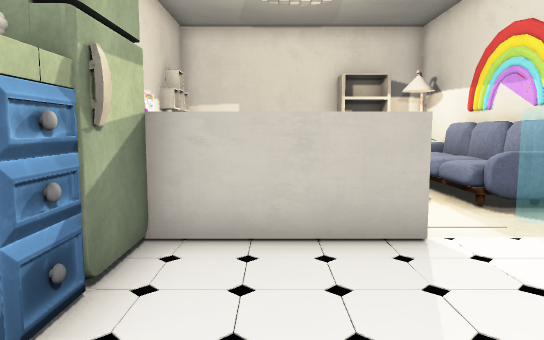
View 1 (above)

16 first-person views from a walk through a scene from a Unity 3-D project. The camera is 1.3 m above the floor, tilts 6° down and sees 70° across. The floor is counted in squares, 0.9 m on a side. Each view is taken from the middle of a square. On the plan, view 1 faces up. The plan holds only what a view shows up to about 17 squares ahead; the rest is blank. The place goes on beyond the plan. The player is left out. Some surface patterns are stand-ins.

View 2
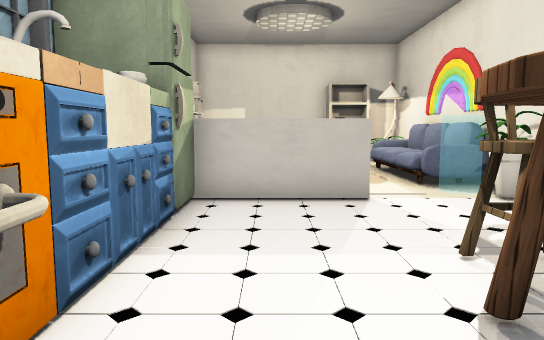

View 3
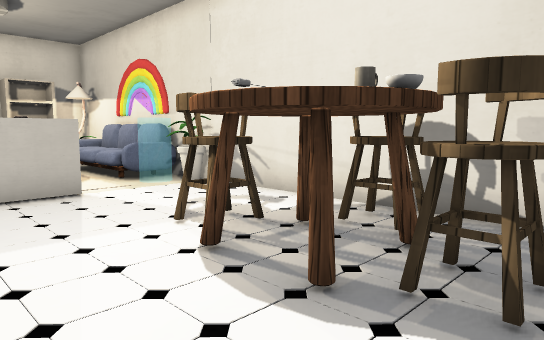

View 4
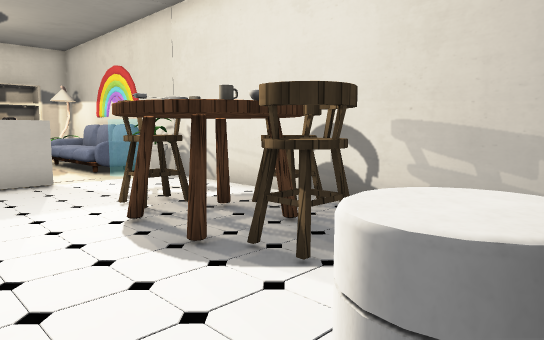

View 5
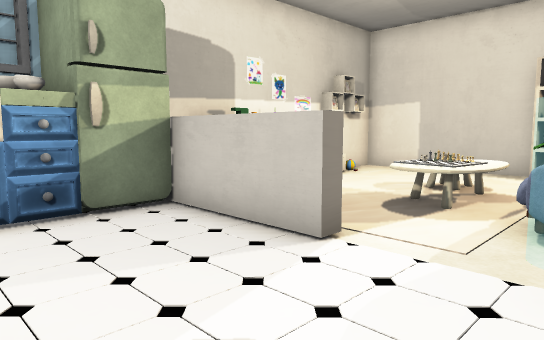

View 6
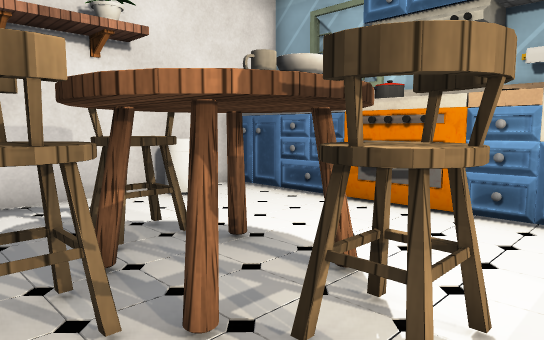

View 7
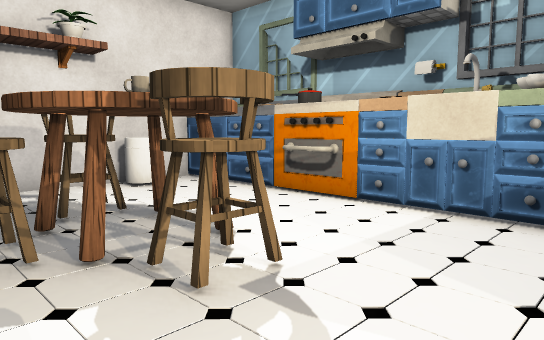

View 8
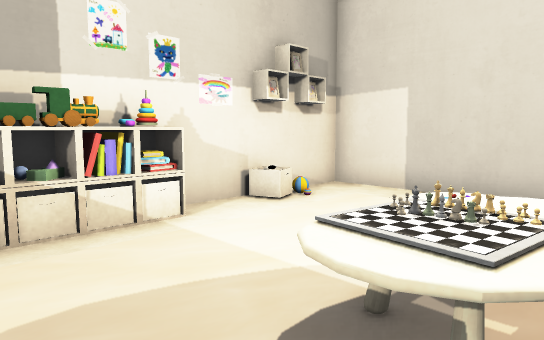

View 9
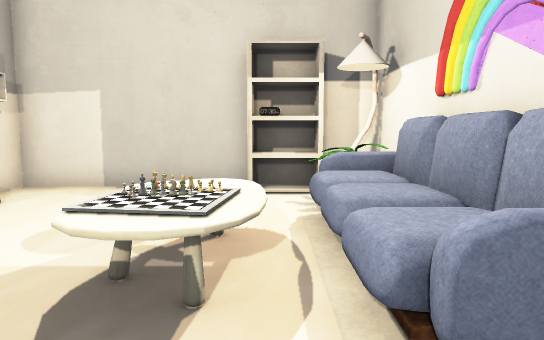

View 10
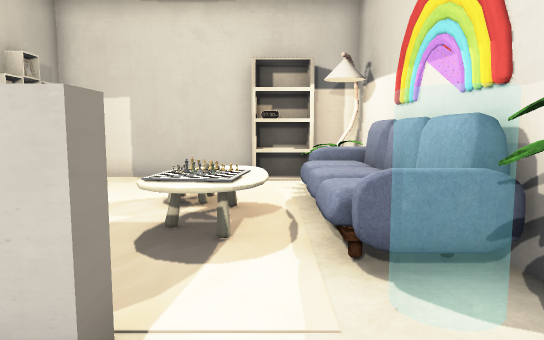

View 11
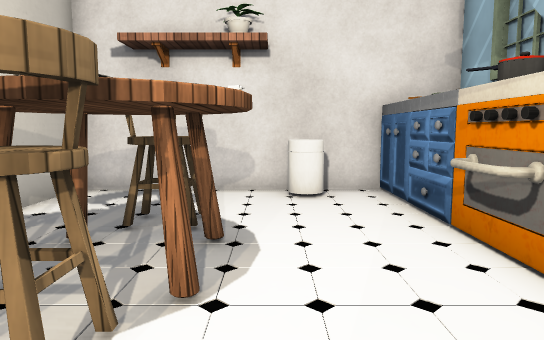

View 12
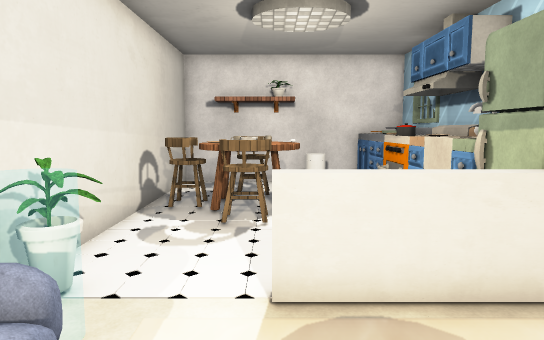

View 13
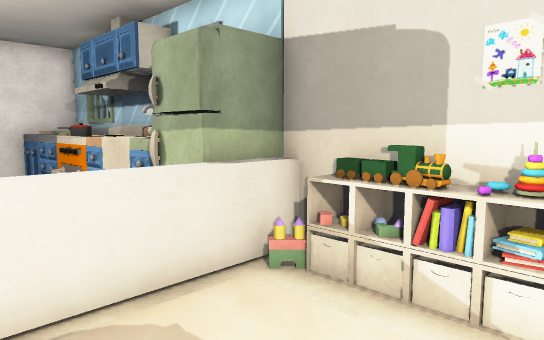

View 14
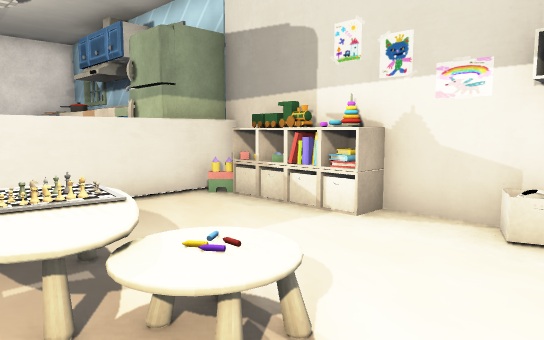

View 15
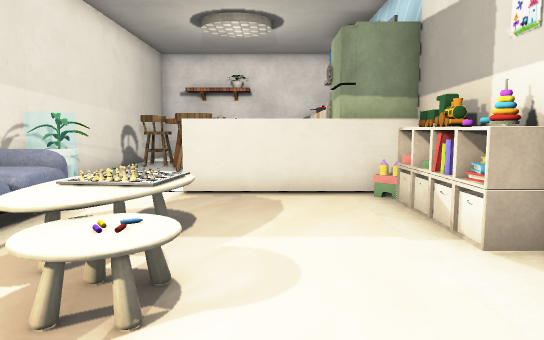

View 16
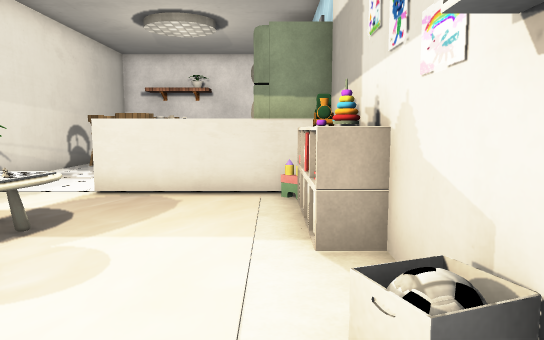

### Floor plan
Key: @ floor where view 1 was taken; # wall or solid block; . main floor; : floor 0.75 m higher than the main floor; ^ raised ledge; S sofa; C carpet; F fridge; U cupboard; I sink; H chair; T table; E stove; B bowl; L block; O other object.
Columns run from 4 left of view 1 to 6 right of it. Each row starts with its distance up from view 1.
 15 ###########
 14 #......O###
 13 ##.    .###
 12 ##.     ###
 11 #..     SS#
 10 #..   :CSS#
  9  ^.  C:TSS#
  8  O.  CCCSS#
  7  O.     SS#
  6  ^L.....  #
  5 #FF^^^^.#O#
  4  FF.......#
  3  BO.......#
  2  IU.......#
  1  IU...HH..#
  0  EU.@.TB..#
 -1  EEE.TTTHH#
 -2  EE...OB..#
 -3   U...HH..#
 -4   U.......#
 -5   U.......#
 -6   U.^.....#
 -7      #####

Where each view was taken, in squares from view 1:
view 1: 0 up, 0 right, facing up
view 2: 3 down, 0 right, facing up
view 3: 4 down, 1 left, facing up-right
view 4: 6 down, 1 left, facing up-right
view 5: 1 up, 5 right, facing up-left
view 6: 2 up, 5 right, facing down-left
view 7: 4 up, 5 right, facing down-left
view 8: 6 up, 3 right, facing up-left
view 9: 5 up, 3 right, facing up
view 10: 3 up, 3 right, facing up
view 11: 3 up, 1 right, facing down
view 12: 10 up, 2 right, facing down
view 13: 10 up, 2 right, facing down-left
view 14: 13 up, 3 right, facing down-left
view 15: 14 up, 0 right, facing down
view 16: 14 up, 2 left, facing down
